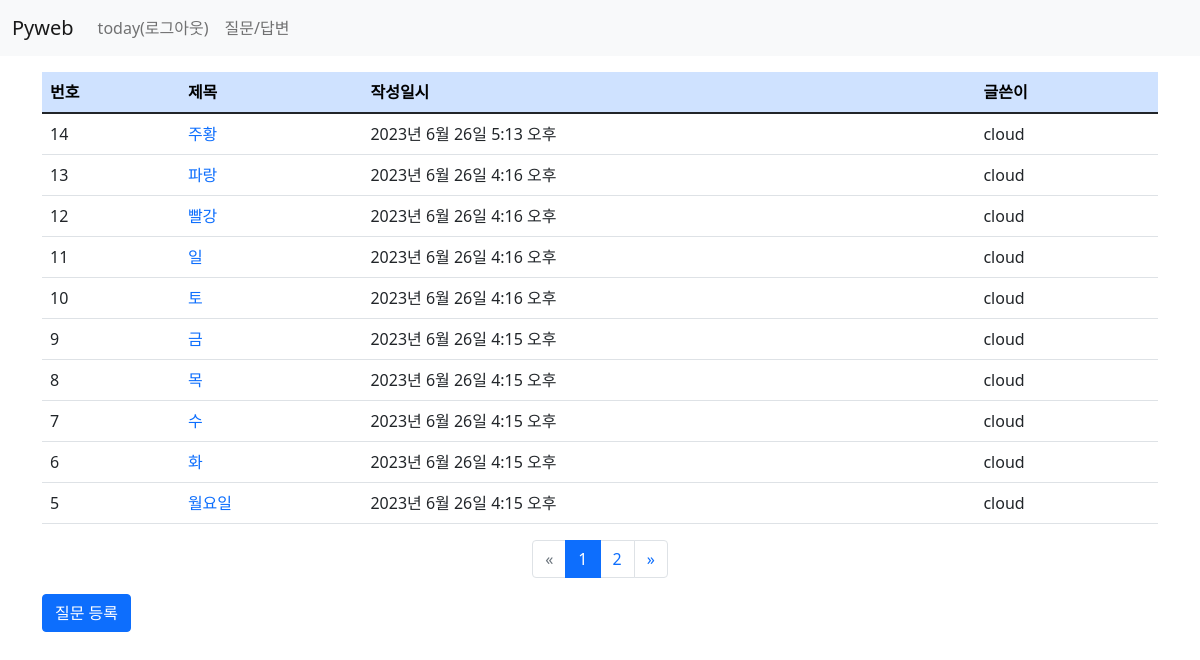
The page /board/ (signed in) on the database its author committed.
### board/models.py (models this page shows, shortened)
class Question(models.Model):
    author = models.ForeignKey(User, on_delete=models.CASCADE) #글쓴이
    subject = models.CharField(max_length=200)  #제목
    content = models.TextField()                #질문 내용
    create_date = models.DateTimeField()        #등록일
    modify_date = models.DateTimeField(null=True, blank=True) #null 허용

### board/views.py (the view)
# urls.py: path('', views.question_list, name='question_list'),
def question_list(request):
    question_list = Question.objects.order_by('-create_date') #내림 차순
    page = request.GET.get('page', '1')
    paginator = Paginator(question_list, 10)  #페이지당 게시글 - 10
    page_obj = paginator.get_page(page)
    context = {'question_list': page_obj}
    return render(request, 'board/question_list.html', context)

### board/templatetags/board_filter.py (called while the page is built)
@register.filter
def sub(value, arg):
    return value - arg #원래값 - 매개값 -> |sub:arg

### templates/board/question_list.html
{% extends 'base.html' %}
{% load board_filter %}
{% block content %}
<div class="container my-3">
    <section id="question_list">
        <table class="table">
            <thead>
                <tr class="table-primary">
                    <th>번호</th><th>제목</th><th>작성일시</th><th>글쓴이</th>
                </tr>
            </thead>
            <tbody>
                {% if question_list %}
                    {% for question in question_list %}
                    <tr>
                        <td>{{ question_list.paginator.count|sub:question_list.start_index|sub:forloop.counter0|add:1 }}</td>
                        <td>
                            <a href="{% url 'board:detail' question.id %}">
                                {{ question.subject }}
                            </a>
                        </td>
                        <td>{{ question.create_date }}</td>
                        <td>{{ question.author }}</td>
                    </tr>
                    {% endfor %}
                {% else %}
                    <tr>
                        <td>질문이 없습니다.</td>
                    </tr>
                {% endif %}
            </tbody>
         </table>
        <ul class="pagination justify-content-center">
            {% if question_list.has_previous %}
                <li class="page-item">
                    <a class="page-link"
                       href="?page={{ question_list.previous_page_number }}">&laquo;</a>
                </li>
            {% else %}
                <li class="page-item disabled">
                    <a class="page-link" href="">&laquo;</a>
                </li>
            {% endif %}
            {% for page_number in question_list.paginator.page_range %}
                {% if page_number == question_list.number %}
                <li class="page-item active">
                    <a class="page-link" href="?page={{ page_number }}">
                        {{ page_number }}
                    </a>
                </li>
                {% else %}
                <li class="page-item">
                    <a class="page-link" href="?page={{ page_number }}">
                        {{ page_number }}
                    </a>
                </li>
                {% endif %}
            {% endfor %}
            {% if question_list.has_next %}
                <li class="page-item">
                    <a class="page-link"
                       href="?page={{ question_list.next_page_number }}">&raquo;</a>
                </li>
            {% else %}
                <li class="page-item disabled">
                    <a class="page-link" href="">&raquo;</a>
                </li>
            {% endif %}
        </ul>
        <a href="{% url 'board:question_create' %}"
            class="btn btn-primary">질문 등록</a>
    </section>
</div>
{% endblock %}

### templates/navbar.html (shortened to what this page needs)
<nav class="navbar navbar-expand-lg navbar-light bg-light">
  <div class="container-fluid">
    <a class="navbar-brand" href="/">Pyweb</a>
    <div class="collapse navbar-collapse" id="navbarSupportedContent">
      <ul class="navbar-nav me-auto mb-2 mb-lg-0">
        <li class="nav-item">
          {% if user.is_authenticated %}
            <a class="nav-link" href="{% url 'common:logout' %}">
                  {{ user.username }}(로그아웃)
            </a>
          {% else %}
            <a class="nav-link" href="{% url 'common:login' %}">로그인</a>
          {% endif %}
        </li>
        <li class="nav-item">
          <a class="nav-link"
             href="{% url 'board:question_list' %}">질문/답변</a>
        </li>
      </ul>
    </div>
  </div>
</nav>

### static/board/css/style.css (style rules this page uses)
a { text-decoration: none; }

### rows shown on the page
Question: paginator.count|sub "14", subject "주황", create_date "2023년 6월 26일 5:13 오후", author "cloud"
Question: paginator.count|sub "13", subject "파랑", create_date "2023년 6월 26일 4:16 오후", author "cloud"
Question: paginator.count|sub "12", subject "빨강", create_date "2023년 6월 26일 4:16 오후", author "cloud"
Question: paginator.count|sub "11", subject "일", create_date "2023년 6월 26일 4:16 오후", author "cloud"
Question: paginator.count|sub "10", subject "토", create_date "2023년 6월 26일 4:16 오후", author "cloud"
Question: paginator.count|sub "9", subject "금", create_date "2023년 6월 26일 4:15 오후", author "cloud"
Question: paginator.count|sub "8", subject "목", create_date "2023년 6월 26일 4:15 오후", author "cloud"
Question: paginator.count|sub "7", subject "수", create_date "2023년 6월 26일 4:15 오후", author "cloud"
Question: paginator.count|sub "6", subject "화", create_date "2023년 6월 26일 4:15 오후", author "cloud"
Question: paginator.count|sub "5", subject "월요일", create_date "2023년 6월 26일 4:15 오후", author "cloud"

### other values the page prints
{{ user.username }} "today"
{{ page_number }} "1"
{{ page_number }} "2"
